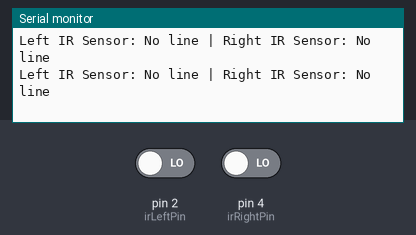
Bench run of a sketch on a simulated Arduino Uno, built with avr-gcc and run on an emulated ATmega328P. Parts: the last lines printed to the serial monitor. Inputs (shaded band) come from the test bench; at power-on: pin 2 (irLeftPin) LOW, pin 4 (irRightPin) LOW.

Above: at 2.8 s.
2.9 s: pin 2 (irLeftPin) driven HIGH
At 3.5 s:
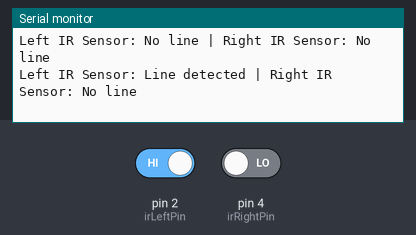
5.5 s: pin 4 (irRightPin) driven HIGH
At 6.8 s:
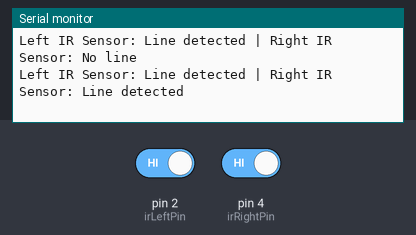
8.5 s: pin 2 (irLeftPin) driven LOW
At 9.4 s:
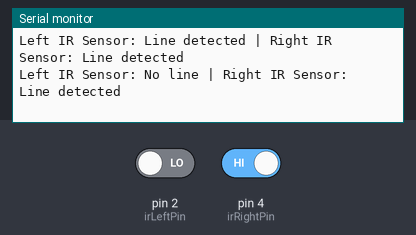

Measured:
- after the input at 2.9 s, the serial monitor: prints a new line after 0.11 s (image 1)
- after the input at 5.5 s, the serial monitor: prints a new line after 0.51 s (image 2)
- after the input at 8.5 s, the serial monitor: prints a new line after 0.52 s (image 3)

The sketch:

IR_Sensor_Testing.ino
```cpp
// IR sensor pins
const int irLeftPin = 2;
const int irRightPin = 4;

void setup() {
  Serial.begin(9600);
  pinMode(irLeftPin, INPUT);
  pinMode(irRightPin, INPUT);
  Serial.println("IR Sensor Test Started");
}

void loop() {
  int leftValue = digitalRead(irLeftPin);
  int rightValue = digitalRead(irRightPin);

  Serial.print("Left IR Sensor: ");
  Serial.print(leftValue == HIGH ? "Line detected" : "No line");
  Serial.print(" | Right IR Sensor: ");
  Serial.println(rightValue == HIGH ? "Line detected" : "No line");

  delay(1000); // Wait 500ms before next read
}
```
